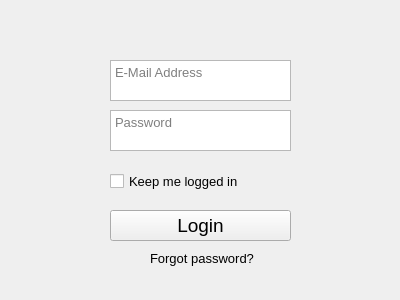
<?xml version="1.0" encoding="UTF-8"?>
<ui version="4.0">
 <class>ags_login_scrn</class>
 <widget class="QMainWindow" name="ags_login_scrn">
  <property name="geometry">
   <rect>
    <x>0</x>
    <y>0</y>
    <width>400</width>
    <height>300</height>
   </rect>
  </property>
  <property name="font">
   <font>
    <pointsize>10</pointsize>
   </font>
  </property>
  <property name="windowTitle">
   <string>ags_login_scrn</string>
  </property>
  <widget class="QWidget" name="centralWidget">
   <widget class="QPushButton" name="pushButton">
    <property name="geometry">
     <rect>
      <x>110</x>
      <y>210</y>
      <width>181</width>
      <height>31</height>
     </rect>
    </property>
    <property name="font">
     <font>
      <pointsize>14</pointsize>
     </font>
    </property>
    <property name="text">
     <string>Login</string>
    </property>
   </widget>
   <widget class="QTextEdit" name="textEdit">
    <property name="geometry">
     <rect>
      <x>110</x>
      <y>60</y>
      <width>181</width>
      <height>41</height>
     </rect>
    </property>
    <property name="placeholderText">
     <string>E-Mail Address</string>
    </property>
   </widget>
   <widget class="QTextEdit" name="textEdit_2">
    <property name="geometry">
     <rect>
      <x>110</x>
      <y>110</y>
      <width>181</width>
      <height>41</height>
     </rect>
    </property>
    <property name="placeholderText">
     <string>Password</string>
    </property>
   </widget>
   <widget class="QCheckBox" name="checkBox">
    <property name="geometry">
     <rect>
      <x>110</x>
      <y>170</y>
      <width>151</width>
      <height>23</height>
     </rect>
    </property>
    <property name="text">
     <string>Keep me logged in</string>
    </property>
   </widget>
   <widget class="QLabel" name="label">
    <property name="geometry">
     <rect>
      <x>150</x>
      <y>250</y>
      <width>111</width>
      <height>17</height>
     </rect>
    </property>
    <property name="text">
     <string>Forgot password?</string>
    </property>
   </widget>
  </widget>
 </widget>
 <layoutdefault spacing="6" margin="11"/>
 <resources/>
 <connections/>
</ui>
